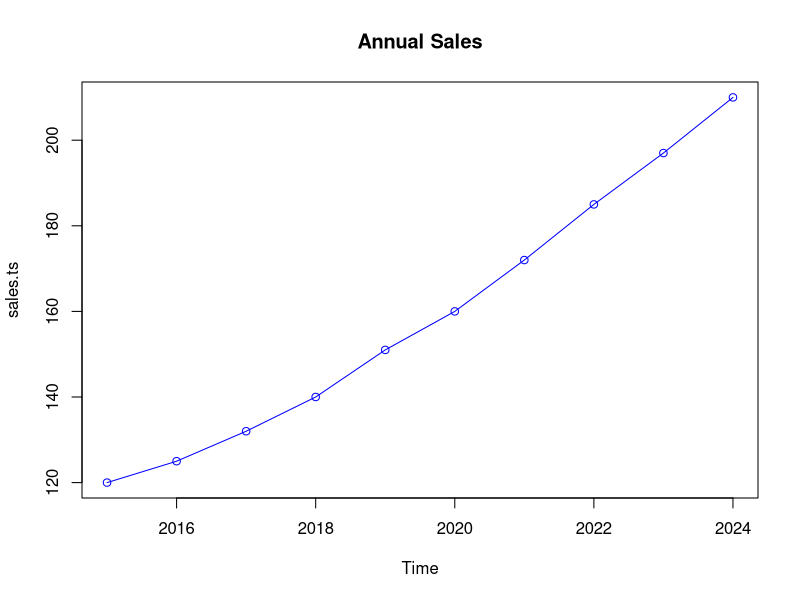
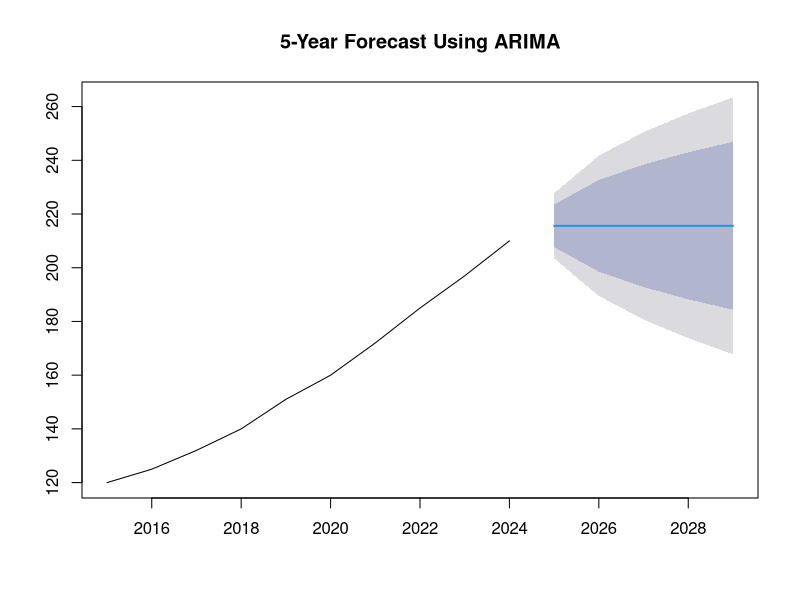

Here is the R script that generated these plots, in order:
# Annual sales data 
sales <- c(120,125,132,140,151,160,172,185,197,210) 

# Create time series 
sales.ts <- ts(sales, start=2015, frequency=1) 

# Plot original data 
plot(sales.ts, type="o", col="blue", main="Annual Sales") 

# Load package 
library(forecast) 

# Fit ARIMA model 
fit <- Arima(sales.ts, order=c(0,1,1)) 

# Display summary 
summary(fit) 

# Forecast next 5 years 
future <- forecast(fit,h=5) 

# Display forecast 
future 

# Plot forecast 
plot(future, main="5-Year Forecast Using ARIMA")
